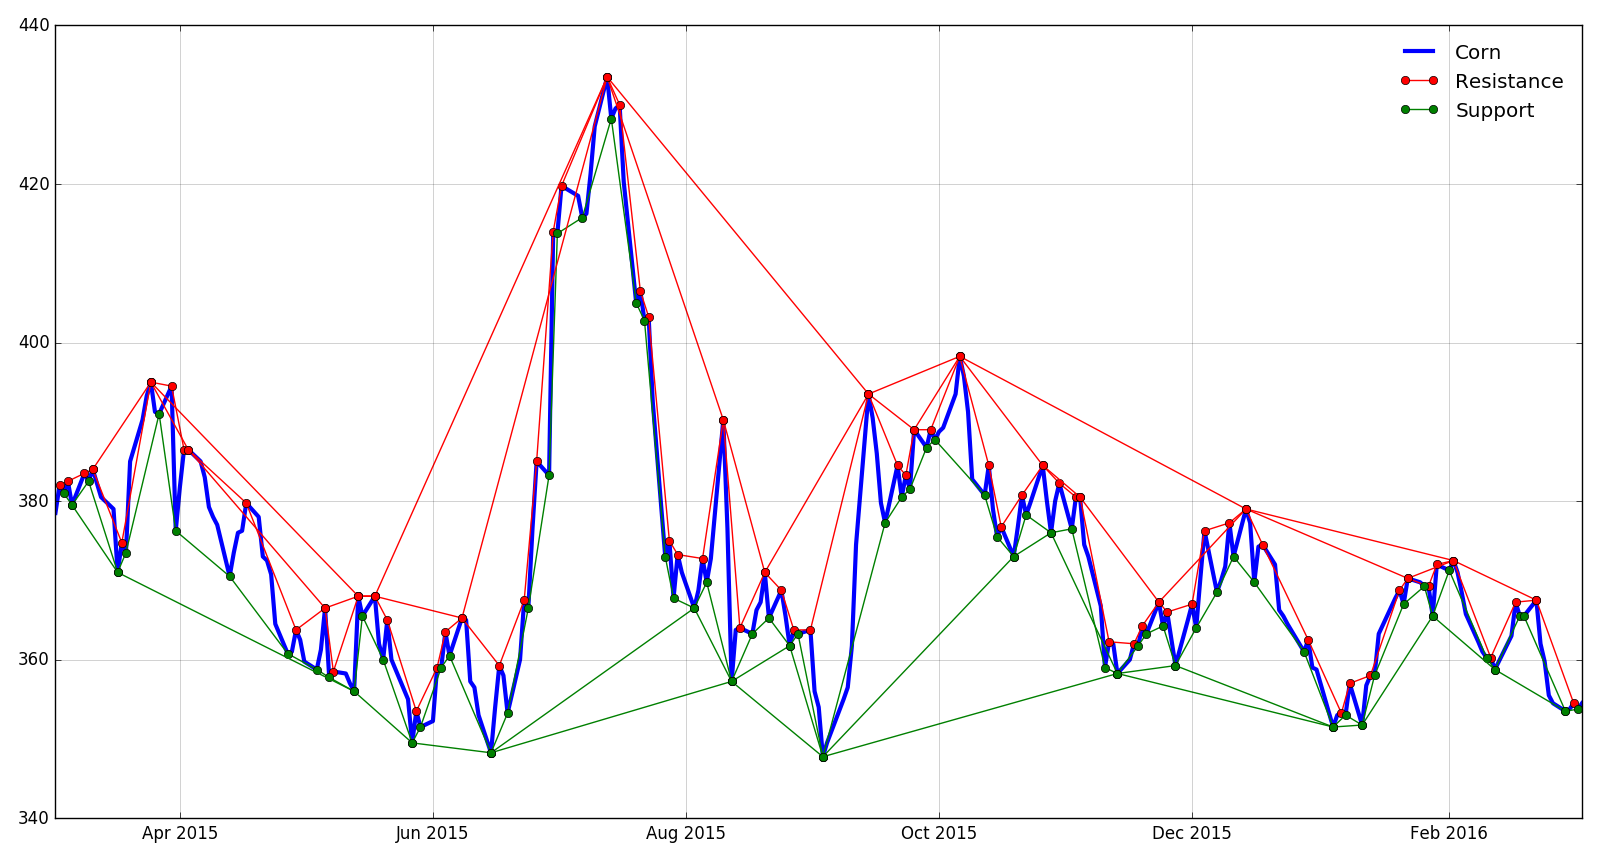

Julia code for this plot:
using Temporal
using Indicators
using PyPlot

X = tsread("/julia/packages/v0.4/temporal/data/corn.csv")
x = X["2015-03/", :Settle]

x.fields = [:Corn]
plot(x.index, x.values, label="Corn", lw=3, color="blue")
grid(true, ls="-", color="black", alpha=0.25)

# First-order trendlines
maxi = maxlocal(x)
mini = minlocal(x)
plot(x[maxi].index, x[maxi].values, label="Resistance", color="red", marker="o")
plot(x[mini].index, x[mini].values, label="Support", color="green", marker="o")

# Second-order trendlines
maxi = [x maxlocal(x[maxi])][:,2]
mini = [x minlocal(x[mini])][:,2]
maxi.values[isnan(maxi.values)] = 0.0
mini.values[isnan(mini.values)] = 0.0
maxi = ts(bool(maxi.values), maxi.index, maxi.fields)
mini = ts(bool(mini.values), mini.index, mini.fields)
plot(x[maxi].index, x[maxi].values, color="red", marker="o")
plot(x[mini].index, x[mini].values, color="green", marker="o")

# Third-order trendlines
maxi = [x maxlocal(x[maxi])][:,2]
mini = [x minlocal(x[mini])][:,2]
maxi.values[isnan(maxi.values)] = 0.0
mini.values[isnan(mini.values)] = 0.0
maxi = ts(bool(maxi.values), maxi.index, maxi.fields)
mini = ts(bool(mini.values), mini.index, mini.fields)
plot(x[maxi].index, x[maxi].values, color="red", marker="o")
plot(x[mini].index, x[mini].values, color="green", marker="o")

legend(loc="best", frameon=false)

tight_layout()
